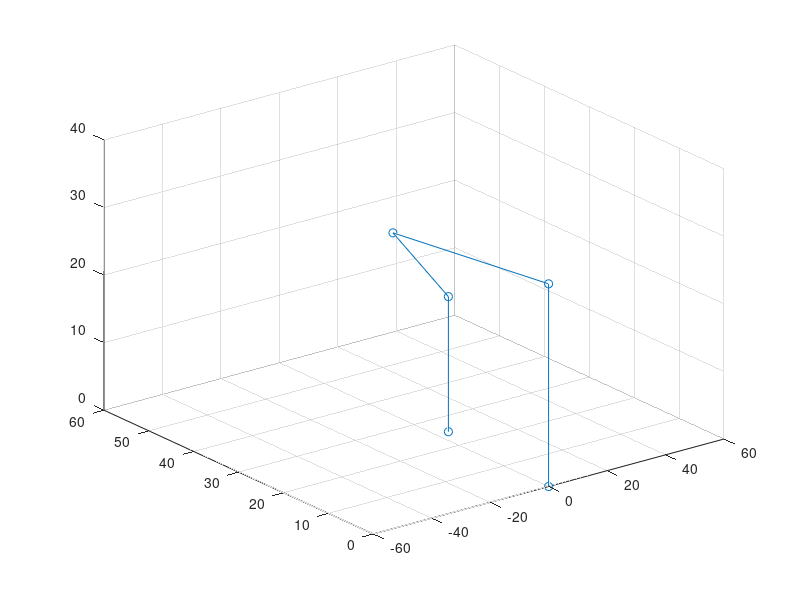

The MATLAB source for this figure: (Note: this script raises an error after producing the figure.)
%varables : theta_a~c,l4,coor_in_l4_frame
theta_a=deg2rad(18.719);
theta_b=deg2rad(124.549);
theta_c=deg2rad(46.116);
l1=30;
l2=30;
l3=30;
l4=20;
coor_in_l4_frame=[0 0 10 1]';

g_bc=[-cos(theta_c)  sin(theta_c)  0    0 ;
      -sin(theta_c) -cos(theta_c)  0    l3;
           0            0         -1   -l4;
           0            0          0    1 ];
      
g_ab=[ cos(theta_b) -sin(theta_b)  0    0 ;
       sin(theta_b)  cos(theta_b)  0    l2;
            0           0          1    0 ;
            0           0          0    1 ];
        
g_sa=[ cos(theta_a) -sin(theta_a)  0    0 ;
       sin(theta_a)  cos(theta_a)  0    0 ;
            0           0          1    l1;
            0           0          0    1 ];
        
        

test_matrix=[ cos(theta_a)*(-cos(theta_b)*cos(theta_c)+sin(theta_b)*sin(theta_c))-sin(theta_a)*(-sin(theta_b)*cos(theta_c)-cos(theta_b)*sin(theta_c))     cos(theta_a)*(cos(theta_b)*sin(theta_c)+sin(theta_b)*cos(theta_c))-sin(theta_a)*(sin(theta_b)*sin(theta_c)-cos(theta_b)*cos(theta_c))         0      -l3*sin(theta_b)*cos(theta_a)-sin(theta_a)*(l3*cos(theta_b)+l2);
              sin(theta_a)*(-cos(theta_b)*cos(theta_c)+sin(theta_b)*sin(theta_c))+sin(theta_a)*(-sin(theta_b)*cos(theta_c)-cos(theta_b)*sin(theta_c))     sin(theta_a)*(cos(theta_b)*sin(theta_c)+sin(theta_b)*cos(theta_c))+cos(theta_a)*(sin(theta_b)*sin(theta_c)-cos(theta_b)*cos(theta_c))         0      -l3*sin(theta_b)*sin(theta_a)+cos(theta_a)*(l3*cos(theta_b)+l2);
                                            0                                                                                                                                                                     0                                                                                    -1                                 l1-l4                               ;
                                            0                                                                                                                                                                     0                                                                                     0                                 1                                   ];

pos_joint_a = [g_sa(1,4) g_sa(2,4) g_sa(3,4) 1]';
pos_joint_b = g_sa*[g_ab(1,4) g_ab(2,4) g_ab(3,4) 1]';
pos_joint_c = g_sa*g_ab*[g_bc(1,4) g_bc(2,4) g_bc(3,4) 1]';

%test_matrix*coor_in_l4_frame;
% figure 
% hold on
% plot([pos_joint_a(1,1),pos_joint_b(1,1)],[pos_joint_a(2,1),pos_joint_b(2,1)],'-ks','MarkerFaceColor','r','MarkerSize',10);
% plot([pos_joint_c(1,1),pos_joint_b(1,1)],[pos_joint_c(2,1),pos_joint_b(2,1)],'-ks','MarkerFaceColor','r','MarkerSize',10);
% plot(pos_joint_c(1,1),pos_joint_c(2,1),'-x','markersize',20);
% axis([-60 60 0 60])

x=[0 pos_joint_a(1,1) pos_joint_b(1,1) pos_joint_c(1,1) pos_joint_c(1,1)];
y=[0 pos_joint_a(2,1) pos_joint_b(2,1) pos_joint_c(2,1) pos_joint_c(2,1)];
z=[0 pos_joint_a(3,1) pos_joint_b(3,1) pos_joint_c(3,1)+l4 pos_joint_c(3,1)];

plot3(x,y,z,'-o');
axis([-60 60 0 60 0 40])
grid on
a=11;
b=12;
c=sumab(a,b);